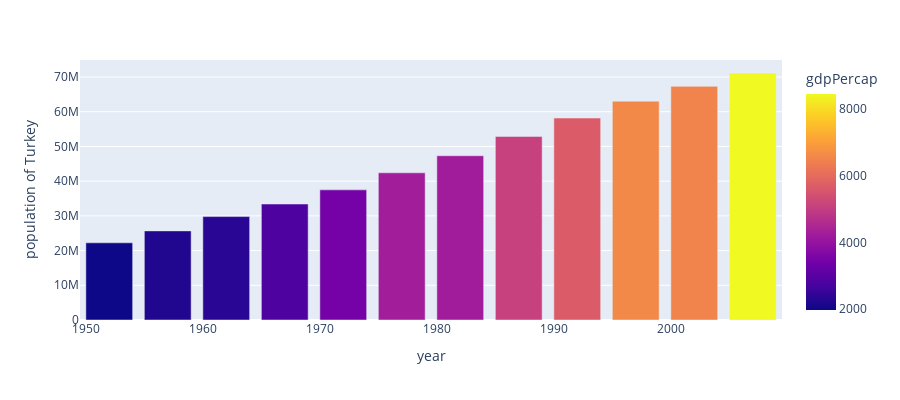

Source (notebook cell):
### Code cell
data = px.data.gapminder()
data_turkey = data[data.country == 'Turkey']
fig = px.bar(data_turkey, x='year', y='pop', height=400, 
            hover_data=['lifeExp', 'gdpPercap'], 
            color='gdpPercap',
            labels={'pop':'population of Turkey'},)
fig.show()

### Figure 1 — Plotly figure (JSON) as saved in the notebook; plotly's stock layout.template omitted (floating-point values rounded to 4 significant figures)
{"data": [{"alignmentgroup": "True", "customdata": [[43.59, 1969.0], [48.08, 2219.0], [52.1, 2323.0], [54.34, 2826.0], [57.01, 3451.0], [59.51, 4269.0], [61.04, 4241.0], [63.11, 5089.0], [66.15, 5678.0], [68.83, 6601.0], [70.84, 6508.0], [71.78, 8458.0]], "hovertemplate": "year=%{x}<br>population of Turkey=%{y}<br>lifeExp=%{customdata[0]}<br>gdpPercap=%{marker.color}<extra></extra>", "legendgroup": "", "marker": {"color": [1969.0, 2219.0, 2323.0, 2826.0, 3451.0, 4269.0, 4241.0, 5089.0, 5678.0, 6601.0, 6508.0, 8458.0], "coloraxis": "coloraxis", "pattern": {"shape": ""}}, "name": "", "offsetgroup": "", "orientation": "v", "showlegend": false, "textposition": "auto", "type": "bar", "x": [1952, 1957, 1962, 1967, 1972, 1977, 1982, 1987, 1992, 1997, 2002, 2007], "xaxis": "x", "y": [22235677, 25670939, 29788695, 33411317, 37492953, 42404033, 47328791, 52881328, 58179144, 63047647, 67308928, 71158647], "yaxis": "y"}], "layout": {"barmode": "relative", "coloraxis": {"colorbar": {"title": {"text": "gdpPercap"}}, "colorscale": [[0, "#0d0887"], [0.1111, "#46039f"], [0.2222, "#7201a8"], [0.3333, "#9c179e"], [0.4444, "#bd3786"], [0.5556, "#d8576b"], [0.6667, "#ed7953"], [0.7778, "#fb9f3a"], [0.8889, "#fdca26"], [1, "#f0f921"]]}, "height": 400, "legend": {"tracegroupgap": 0}, "margin": {"t": 60}, "xaxis": {"anchor": "y", "domain": [0, 1], "title": {"text": "year"}}, "yaxis": {"anchor": "x", "domain": [0, 1], "title": {"text": "population of Turkey"}}}}
